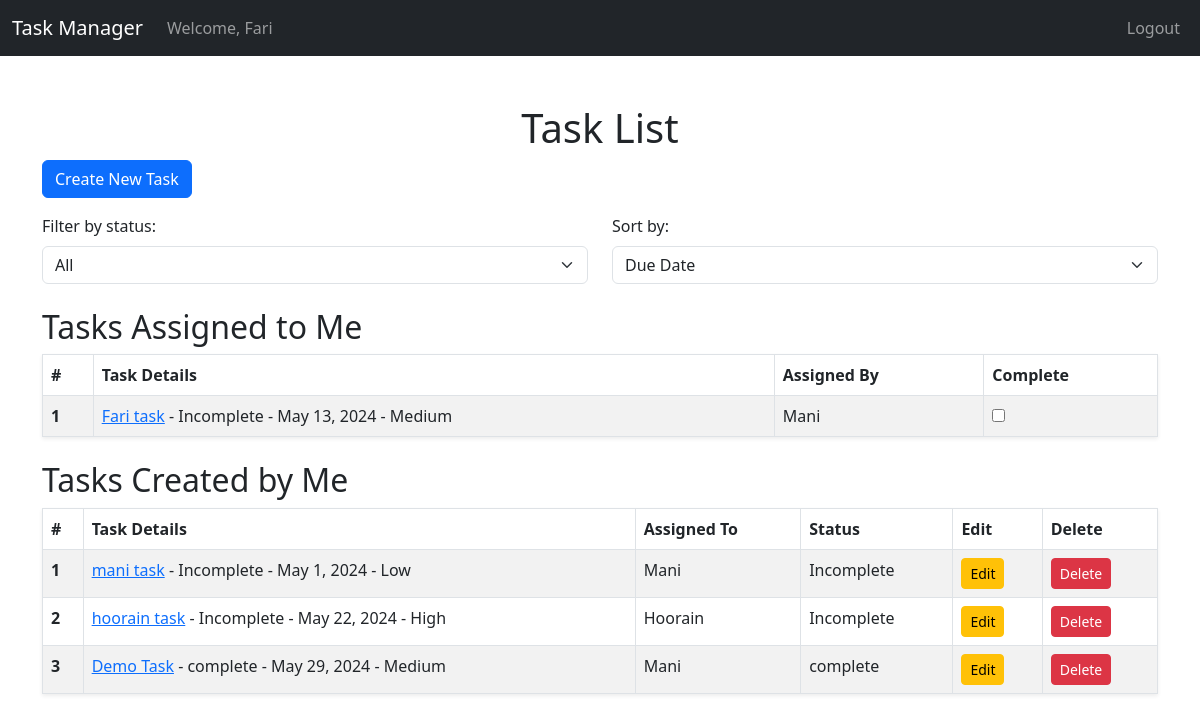
Page /tasks/ (signed in) on the committed database.
### tasks/models.py (models this page shows, shortened)
class Task(models.Model):
    title = models.CharField(max_length=100)
    description = models.TextField()
    due_date = models.DateField()
    assigned_user = models.ForeignKey(User, on_delete=models.CASCADE)
    created_by = models.ForeignKey(User, related_name='created_tasks', on_delete=models.CASCADE)
    STATUS_CHOICES = [
        ('IN', 'Incomplete'),
        ('CO', 'Complete'),
    ]
    status = models.CharField(max_length=2, choices=STATUS_CHOICES, default='IN')
    PRIORITY_CHOICES = [
        ('L', 'Low'),
        ('M', 'Medium'),
        ('H', 'High'),
    ]
    priority = models.CharField(max_length=1, choices=PRIORITY_CHOICES, default='M')

### tasks/views.py (the view)
# urls.py: path('tasks/', views.task_list, name='task_list'),
@login_required
def task_list(request):
    status_filter = request.GET.get('status')
    sort_by = request.GET.get('sort_by', 'due_date')
    assigned_tasks = Task.objects.filter(assigned_user=request.user)
    created_tasks = Task.objects.filter(created_by=request.user)
    if status_filter == 'incomplete':
        assigned_tasks = assigned_tasks.filter(status='IN')
        created_tasks = created_tasks.filter(status='IN')
    elif status_filter == 'complete':
        assigned_tasks = assigned_tasks.filter(status='CO')
        created_tasks = created_tasks.filter(status='CO')
    if sort_by == 'priority':
        assigned_tasks = assigned_tasks.order_by('priority')
        created_tasks = created_tasks.order_by('priority')
    else:
        assigned_tasks = assigned_tasks.order_by(sort_by)
        created_tasks = created_tasks.order_by(sort_by)
    return render(request, 'tasks/task_list.html', {
        'assigned_tasks': assigned_tasks,
        'created_tasks': created_tasks,
        'sort_by': sort_by
    })

### tasks/templates/tasks/task_list.html (shortened to what this page needs)
<!DOCTYPE html>
<html lang="en">
<head>
  <link href="https://cdn.jsdelivr.net/npm/bootstrap@5.3.0-alpha1/dist/css/bootstrap.min.css" rel="stylesheet">
</head>
<body>
      <nav class="navbar navbar-expand-lg navbar-dark bg-dark">
        <div class="container-fluid">
          <a class="navbar-brand" href="#">Task Manager</a>
          <div class="collapse navbar-collapse" id="navbarNav">
            <ul class="navbar-nav me-auto">
              <li class="nav-item">
                <a class="nav-link" href="#">Welcome, {{ user.username }}</a>
              </li>
            </ul>
            <ul class="navbar-nav ms-auto">
              <li class="nav-item">
                <a class="nav-link" href="{% url 'logout' %}">Logout</a>
              </li>
            </ul>
          </div>
        </div>
      </nav>
  <div class="container">
    <h1 class="text-center mt-5">Task List</h1>
    <a href="{% url 'task_create' %}" class="btn btn-primary mb-3">Create New Task</a>
    <div>
      <form method="get" action="." class="mb-3">
        <div class="row">
          <div class="col-md-6">
            <label for="status" class="form-label">Filter by status:</label>
            <select name="status" id="status" class="form-select" onchange="this.form.submit()">
              <option value="">All</option>
            </select>
          </div>
          <div class="col-md-6">
            <label for="sort_by" class="form-label">Sort by:</label>
            <select name="sort_by" id="sort_by" class="form-select" onchange="this.form.submit()">
              <option value="due_date" {% if sort_by == "due_date" %}selected{% endif %}>Due Date</option>
            </select>
          </div>
        </div>
      </form>
    </div>
    <h2 class="mt-4">Tasks Assigned to Me</h2>
    <table class="table table-striped table-bordered shadow-sm">
      <thead class="thead-dark">
        <tr>
          <th scope="col">#</th>
          <th scope="col">Task Details</th>
          <th scope="col">Assigned By</th>
          <th scope="col">Complete</th>
        </tr>
      </thead>
      <tbody>
        {% for task in assigned_tasks %}
        <tr>
          <th scope="row">{{ forloop.counter }}</th>
          <td>
            <a href="{% url 'task_detail' task.pk %}">{{ task.title }}</a> - {{ task.get_status_display }} - {{ task.due_date }} - {{ task.get_priority_display }}
          </td>
          <td>{{ task.created_by.username}}</td>
          <td>
            <form method="post" action="{% url 'task_complete' task.pk %}">
              <input type="checkbox" name="is_complete" onchange="this.form.submit()" {% if task.status == 'complete' %}checked{% endif %}>
            </form>
          </td>
        </tr>
        {% endfor %}
      </tbody>
    </table>
    <h2 class="mt-4">Tasks Created by Me</h2>
    <table class="table table-striped table-bordered shadow-sm">
      <thead class="thead-dark">
        <tr>
          <th scope="col">#</th>
          <th scope="col">Task Details</th>
          <th scope="col">Assigned To</th>
          <th scope="col">Status</th>
          <th scope="col">Edit</th>
          <th scope="col">Delete</th>
        </tr>
      </thead>
      <tbody>
        {% for task in created_tasks %}
        <tr>
          <th scope="row">{{ forloop.counter }}</th>
          <td>
            <a href="{% url 'task_detail' task.pk %}">{{ task.title }}</a> - {{ task.get_status_display }} - {{ task.due_date }} - {{ task.get_priority_display }}
          </td>
          <td>{{ task.assigned_user.username }}</td>
          <td>{{ task.get_status_display }}</td>
          <td>
            {% if user == task.created_by %}
              <a href="{% url 'task_edit' task.pk %}" class="btn btn-warning btn-sm">Edit</a>
            {% endif %}
          </td>
          <td>
            <button type="button" class="btn btn-danger btn-sm" data-toggle="modal" data-target="#deleteModal{{ task.pk }}">Delete</button>
        </td>
        </tr>
        {% endfor %}
      </tbody>
    </table>
  </div>
</body>
</html>

### tasks/templates/tasks/task_list.html (style rules this page uses)
.navbar-dark .navbar-nav .nav-link { color: rgba(255,255,255,.55); }

### rows in the picture
Task: title "Fari task", status "Incomplete", due_date "May 13, 2024", priority "Medium", created_by.username "Mani"
Task: title "mani task", status "Incomplete", due_date "May 1, 2024", priority "Low", assigned_user.username "Mani", shows "Edit"
Task: title "hoorain task", status "Incomplete", due_date "May 22, 2024", priority "High", assigned_user.username "Hoorain", shows "Edit"
Task: title "Demo Task", status "complete", due_date "May 29, 2024", priority "Medium", assigned_user.username "Mani", shows "Edit"

### other values in the picture
{{ user.username }} "Fari"
